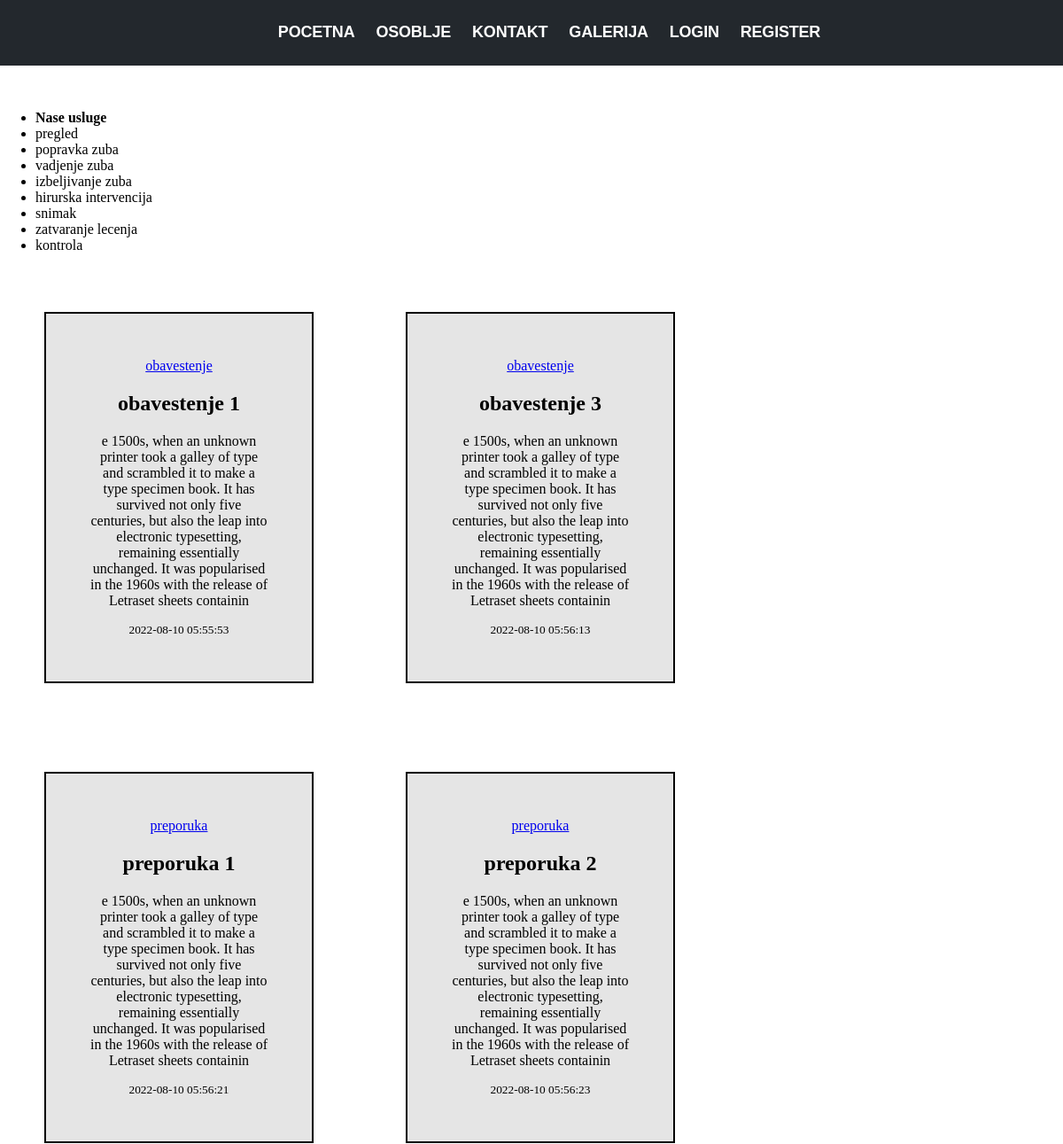
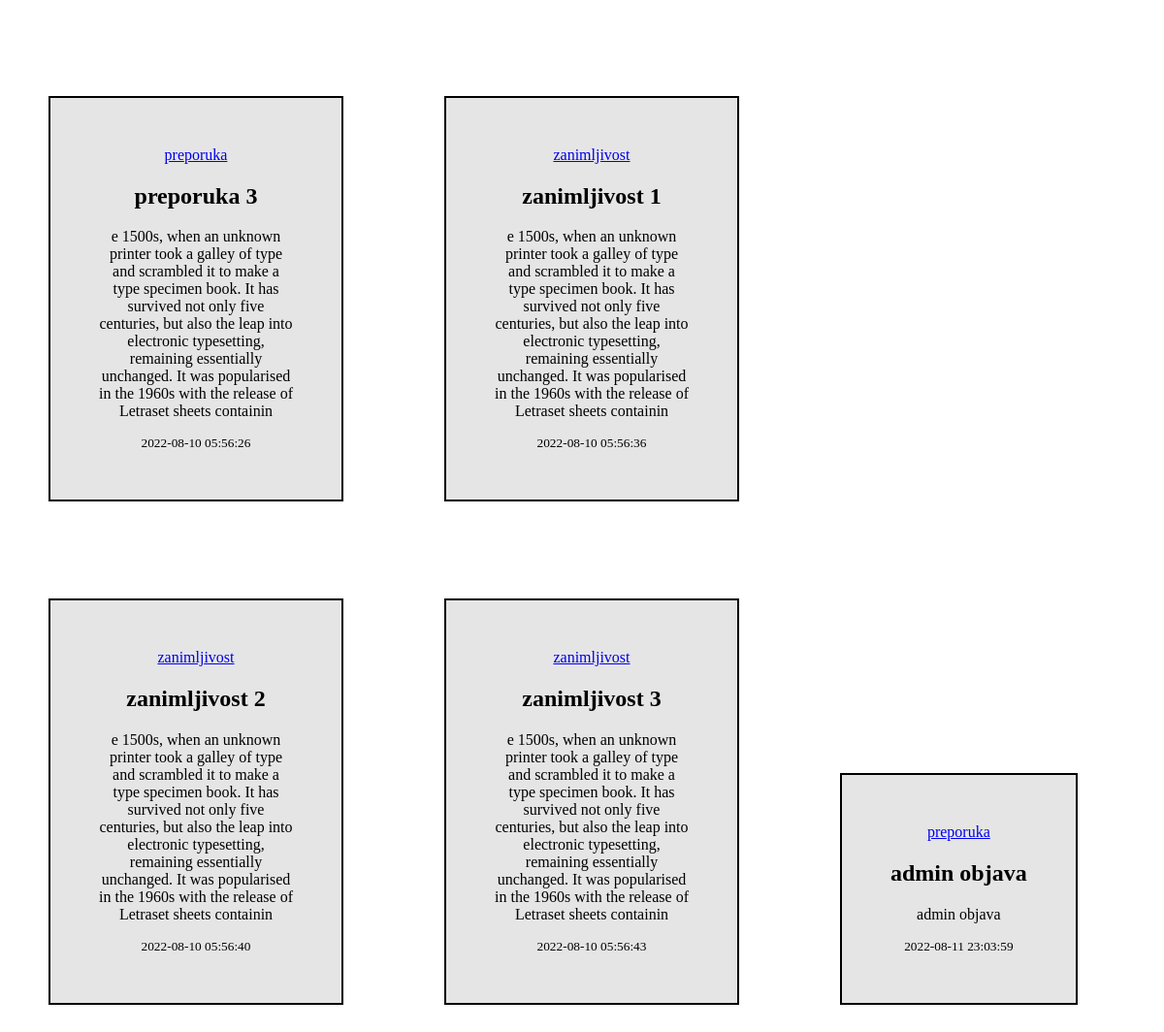
The page / on the database its author committed (2 pictures, top to bottom).
### tables this page shows
CREATE TABLE `stomatoloske_usluge` (
  `id` int(11) NOT NULL,
  `naziv` varchar(30) NOT NULL
);

CREATE TABLE `novosti` (
  `id` int(11) NOT NULL,
  `tip` enum('obavestenje','preporuka','zanimljivost') NOT NULL,
  `naslov` varchar(50) NOT NULL,
  `tekst` varchar(300) NOT NULL,
  `datum_objave` datetime NOT NULL DEFAULT current_timestamp(),
  `lekar_id` int(9) NOT NULL
);

### assets/php/funkcije.php (called while the page is built, shortened)
<?php
function konekcija(){
    $servername = "localhost";
    $username = "root";
    $password = "";
    $dbname = "medicinska_ustanova";
    $conn = new mysqli($servername, $username, $password, $dbname);
    return $conn;
}
function get($sql){
    $conn = konekcija();
    $result = $conn->query($sql);
    return $result;
}
?>

### index.php (the view, shortened to what this page needs)
<?php
include_once("assets/php/funkcije.php");
?>
<html>
    <head>
        <link rel="stylesheet" href="assets/css/style.css">
    </head>
    <body>
        <div class="navigacija">
            <?php include_once("assets/php/navigacija.php"); ?>
        </div>
        <div class="pocetna">
            <ul class="usluge">
                <li><b>Nase usluge</b></li>
                <?php
                    $usluge = get("SELECT * FROM stomatoloske_usluge");
                    while ($usluga = $usluge->fetch_assoc()){
                        ?>
                            <li><?php echo $usluga["naziv"]; ?></li>
                        <?php
                    }
                ?>
            </ul>
            <?php
                if(isset($_GET["tip"])){
                    $objave = get("SELECT * FROM novosti WHERE tip='".$_GET["tip"]."'");
                }else{
                    $objave = get("SELECT * FROM novosti");
                }
                while ($objava = $objave->fetch_assoc()){
                    ?>
                        <div class="objava">
                            <a href="index.php?tip=<?php echo $objava["tip"]; ?>">
                                <?php echo $objava["tip"]; ?>
                            </a>
                            <h2><?php echo $objava["naslov"]; ?></h2>
                            <p><?php echo $objava["tekst"]; ?></p>
                            <small><?php echo $objava["datum_objave"]; ?></small>
                        </div>
                    <?php
                }
            ?>
        </div>
    </body>
</html>

### assets/php/navigacija.php (shortened to what this page needs)
<nav>
    <ul>
        <li><a href="index.php">pocetna</a></li>
        <li><a href="osoblje.php">osoblje</a></li>
        <li><a href="kontakt.php">kontakt</a></li>
        <li><a href="galerija.php">galerija</a></li>
        <?php
            if(!isset($_SESSION["status"])){
                ?>
                <li><a href="login.php">login</a></li>
                <li><a href="register.php">register</a></li>
                <?php
            }
        ?>
    </ul>
</nav>

### assets/css/style.css (style rules this page uses)
body { margin: 0; }
nav { background: #23282d; margin-bottom: 50px; }
nav a { color: #fff !important; text-rendering: optimizeLegibility; font-weight: 700 !important; letter-spacing: -.2px; font-size: 18px; margin: 0; line-height: 40px; transition: 350ms; text-decoration: none; font-family: "Montserrat", sans-serif; text-transform: uppercase; padding-left: 10px; padding-right: 10px; }
nav ul li { border-bottom: 2px solid #23282d; transition-duration: 1s; }
.navigacija nav { display: flex; justify-content: center; }
.navigacija nav ul { list-style: none; display: inline-block; margin-left: auto; margin-right: auto; }
.navigacija nav ul li { display: inline-block; }
.objava { text-align: center; border: 2px solid black; background-color: rgba(0,0,0,0.1); padding: 50px; margin: 50px; display: inline-block; }
.objava p { max-width: 200px; }

### rows shown on the page
stomatoloske_usluge: naziv "pregled"
stomatoloske_usluge: naziv "popravka zuba"
stomatoloske_usluge: naziv "vadjenje zuba"
stomatoloske_usluge: naziv "izbeljivanje zuba"
stomatoloske_usluge: naziv "hirurska intervencija"
stomatoloske_usluge: naziv "snimak"
stomatoloske_usluge: naziv "zatvaranje lecenja"
stomatoloske_usluge: naziv "kontrola"
novosti: tip "obavestenje", naslov "obavestenje 1", tekst "e 1500s, when an unknown printer took a galley of type and scrambled it to make a type specimen book. It has survived not only five centuries, but also the leap into electronic typesetting, remaining essentially unchanged. It was popularised in the 1960s with the release of Letraset sheets containin", datum_objave "2022-08-10 05:55:53"
novosti: tip "obavestenje", naslov "obavestenje 3", tekst "e 1500s, when an unknown printer took a galley of type and scrambled it to make a type specimen book. It has survived not only five centuries, but also the leap into electronic typesetting, remaining essentially unchanged. It was popularised in the 1960s with the release of Letraset sheets containin", datum_objave "2022-08-10 05:56:13"
novosti: tip "preporuka", naslov "preporuka 1", tekst "e 1500s, when an unknown printer took a galley of type and scrambled it to make a type specimen book. It has survived not only five centuries, but also the leap into electronic typesetting, remaining essentially unchanged. It was popularised in the 1960s with the release of Letraset sheets containin", datum_objave "2022-08-10 05:56:21"
novosti: tip "preporuka", naslov "preporuka 2", tekst "e 1500s, when an unknown printer took a galley of type and scrambled it to make a type specimen book. It has survived not only five centuries, but also the leap into electronic typesetting, remaining essentially unchanged. It was popularised in the 1960s with the release of Letraset sheets containin", datum_objave "2022-08-10 05:56:23"
novosti: tip "preporuka", naslov "preporuka 3", tekst "e 1500s, when an unknown printer took a galley of type and scrambled it to make a type specimen book. It has survived not only five centuries, but also the leap into electronic typesetting, remaining essentially unchanged. It was popularised in the 1960s with the release of Letraset sheets containin", datum_objave "2022-08-10 05:56:26"
novosti: tip "zanimljivost", naslov "zanimljivost 1", tekst "e 1500s, when an unknown printer took a galley of type and scrambled it to make a type specimen book. It has survived not only five centuries, but also the leap into electronic typesetting, remaining essentially unchanged. It was popularised in the 1960s with the release of Letraset sheets containin", datum_objave "2022-08-10 05:56:36"
novosti: tip "zanimljivost", naslov "zanimljivost 2", tekst "e 1500s, when an unknown printer took a galley of type and scrambled it to make a type specimen book. It has survived not only five centuries, but also the leap into electronic typesetting, remaining essentially unchanged. It was popularised in the 1960s with the release of Letraset sheets containin", datum_objave "2022-08-10 05:56:40"
novosti: tip "zanimljivost", naslov "zanimljivost 3", tekst "e 1500s, when an unknown printer took a galley of type and scrambled it to make a type specimen book. It has survived not only five centuries, but also the leap into electronic typesetting, remaining essentially unchanged. It was popularised in the 1960s with the release of Letraset sheets containin", datum_objave "2022-08-10 05:56:43"
novosti: tip "preporuka", naslov "admin objava", tekst "admin objava", datum_objave "2022-08-11 23:03:59"
